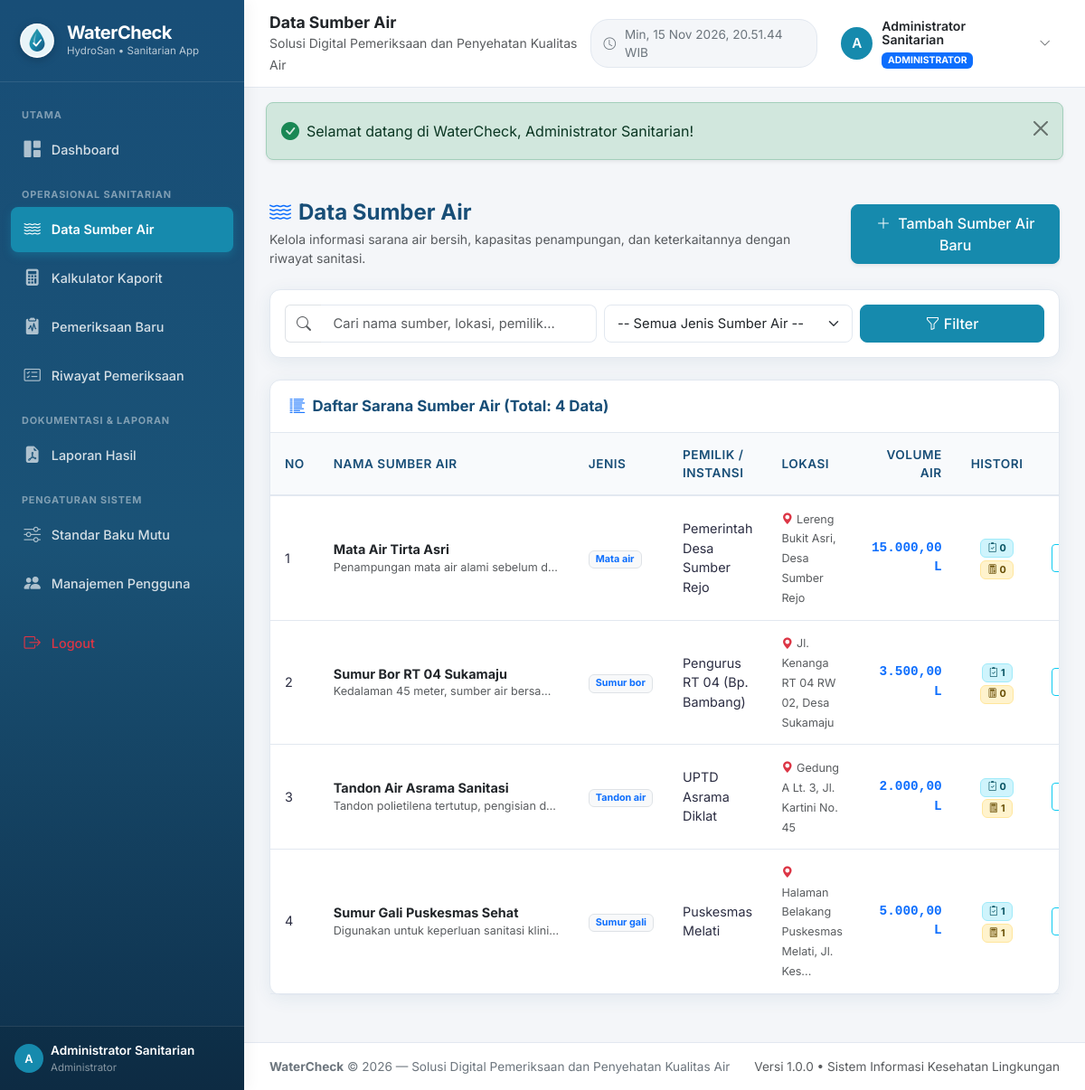
The app's page /pages/sumber_air/index.php (signed in) with its own data.
### tables this page shows
CREATE TABLE `sumber_air` (
  `id` INT AUTO_INCREMENT PRIMARY KEY,
  `nama_sumber` VARCHAR(150) NOT NULL,
  `jenis_sumber` VARCHAR(50) NOT NULL,
  `pemilik` VARCHAR(150) NOT NULL,
  `lokasi` TEXT NOT NULL,
  `volume` DECIMAL(12,2) NOT NULL DEFAULT 0.00,
  `keterangan` TEXT NULL,
  `created_at` TIMESTAMP DEFAULT CURRENT_TIMESTAMP,
  `updated_at` TIMESTAMP DEFAULT CURRENT_TIMESTAMP ON UPDATE CURRENT_TIMESTAMP,
  INDEX `idx_sumber_nama` (`nama_sumber`),
  INDEX `idx_sumber_jenis` (`jenis_sumber`)
);

### includes/functions.php (called while the page is built, shortened)
<?php
function formatAngka($number, int $decimals = 2): string {
    $num = (float)$number;
    return number_format($num, $decimals, ',', '.');
}

### pages/sumber_air/index.php (the view, shortened to what this page needs)
<?php
require_once __DIR__ . '/../../includes/header.php';
require_once __DIR__ . '/../../includes/sidebar.php';
require_once __DIR__ . '/../../includes/navbar.php';
$search = trim($_GET['q'] ?? '');
$page = max(1, (int)($_GET['page'] ?? 1));
$limit = 10;
$offset = ($page - 1) * $limit;
$whereClauses = [];
$params = [];
$whereSql = !empty($whereClauses) ? 'WHERE ' . implode(' AND ', $whereClauses) : '';
try {
    $countSql = "SELECT COUNT(*) FROM sumber_air s {$whereSql}";
    $countStmt = $pdo->prepare($countSql);
    $countStmt->execute($params);
    $totalRows = (int)$countStmt->fetchColumn();
    $sql = "
        SELECT s.*,
               COUNT(DISTINCT p.id) AS total_pemeriksaan,
               COUNT(DISTINCT k.id) AS total_kalkulasi
        FROM sumber_air s
        LEFT JOIN pemeriksaan p ON s.id = p.sumber_air_id
        LEFT JOIN kalkulasi_kaporit k ON s.id = k.sumber_air_id
        {$whereSql}
        GROUP BY s.id
        ORDER BY s.id DESC
        LIMIT :limit OFFSET :offset
    ";
    $stmt = $pdo->prepare($sql);
    $stmt->bindValue(':limit', $limit, PDO::PARAM_INT);
    $stmt->bindValue(':offset', $offset, PDO::PARAM_INT);
    $stmt->execute();
    $sumberAirList = $stmt->fetchAll();
} catch (PDOException $e) {
    echo "<div class='alert alert-danger'>Galat database: " . htmlspecialchars($e->getMessage()) . "</div>";
    $sumberAirList = [];
    $totalRows = 0;
    $totalPages = 1;
}
?>
<div class="d-flex flex-column flex-md-row justify-content-between align-items-md-center mb-4 gap-3">
    <div>
        <h4 class="fw-bold mb-1" style="color: #184e77;">
            <i class="bi bi-water text-primary me-2"></i>Data Sumber Air
        </h4>
        <p class="text-muted small mb-0">Kelola informasi sarana air bersih, kapasitas penampungan, dan keterkaitannya dengan riwayat sanitasi.</p>
    </div>
    <div>
        <a href="<?= BASE_URL; ?>pages/sumber_air/tambah.php" class="btn btn-primary shadow-sm">
            <i class="bi bi-plus-lg me-1"></i> Tambah Sumber Air Baru
        </a>
    </div>
</div>
<div class="card-wc mb-4">
    <div class="card-wc-body p-3">
        <form method="GET" action="<?= BASE_URL; ?>pages/sumber_air/index.php" class="row g-2 align-items-center">
            <div class="col-md-5">
                <div class="input-group">
                    <span class="input-group-text bg-white border-end-0 text-muted"><i class="bi bi-search"></i></span>
                    <input type="text" name="q" class="form-control border-start-0" placeholder="Cari nama sumber, lokasi, pemilik..." value="<?= htmlspecialchars($search); ?>">
                </div>
            </div>
            <div class="col-md-4">
                <select name="jenis" class="form-select">
                    <option value="">-- Semua Jenis Sumber Air --</option>
                </select>
            </div>
            <div class="col-md-3 d-flex gap-2">
                <button type="submit" class="btn btn-primary w-100">
                    <i class="bi bi-funnel"></i> Filter
                </button>
            </div>
        </form>
    </div>
</div>
<div class="card-wc">
    <div class="card-wc-header d-flex justify-content-between align-items-center">
        <h6 class="card-wc-title">
            <i class="bi bi-list-columns-reverse text-primary"></i> Daftar Sarana Sumber Air (Total: <?= $totalRows; ?> Data)
        </h6>
    </div>
    <div class="table-responsive">
        <table class="table-wc table-hover">
            <thead>
                <tr>
                    <th style="width: 50px;">No</th>
                    <th>Nama Sumber Air</th>
                    <th>Jenis</th>
                    <th>Pemilik / Instansi</th>
                    <th>Lokasi</th>
                    <th class="text-end">Volume Air</th>
                    <th class="text-center">Histori</th>
                    <th class="text-center" style="width: 170px;">Aksi</th>
                </tr>
            </thead>
            <tbody>
                <?php if (empty($sumberAirList)): ?>
                    <tr>
                        <td colspan="8" class="text-center py-5 text-muted">
                            <i class="bi bi-droplet-slash fs-1 d-block text-secondary opacity-50 mb-2"></i>
                            Tidak ditemukan data sumber air yang sesuai dengan kriteria.
                        </td>
                    </tr>
                <?php else: ?>
                    <?php
                    $no = $offset + 1;
                    foreach ($sumberAirList as $item):
                    ?>
                        <tr>
                            <td><?= $no++; ?></td>
                            <td>
                                <a href="<?= BASE_URL; ?>pages/sumber_air/detail.php?id=<?= $item['id']; ?>" class="fw-bold text-dark text-decoration-none">
                                    <?= htmlspecialchars($item['nama_sumber']); ?>
                                </a>
                                <?php if (!empty($item['keterangan'])): ?>
                                    <div class="text-muted small text-truncate" style="max-width: 250px;">
                                        <?= htmlspecialchars($item['keterangan']); ?>
                                    </div>
                                <?php endif; ?>
                            </td>
                            <td>
                                <span class="badge bg-light text-primary border">
                                    <?= htmlspecialchars($item['jenis_sumber']); ?>
                                </span>
                            </td>
                            <td><?= htmlspecialchars($item['pemilik']); ?></td>
                            <td>
                                <small class="text-muted">
                                    <i class="bi bi-geo-alt-fill text-danger me-1"></i><?= htmlspecialchars(mb_strimwidth($item['lokasi'], 0, 45, '...')); ?>
                                </small>
                            </td>
                            <td class="text-end font-monospace fw-semibold text-primary">
                                <?= formatAngka($item['volume'], 2); ?> L
                            </td>
                            <td class="text-center">
                                <span class="badge bg-info-subtle text-info-emphasis border border-info-subtle" title="Total Pemeriksaan">
                                    <i class="bi bi-clipboard2-check"></i> <?= $item['total_pemeriksaan']; ?>
                                </span>
                                <span class="badge bg-warning-subtle text-warning-emphasis border border-warning-subtle" title="Total Kalkulasi Kaporit">
                                    <i class="bi bi-calculator"></i> <?= $item['total_kalkulasi']; ?>
                                </span>
                            </td>
                            <td class="text-center">
                                <div class="btn-group btn-group-sm">
                                    <a href="<?= BASE_URL; ?>pages/sumber_air/detail.php?id=<?= $item['id']; ?>" class="btn btn-outline-info" title="Lihat Detail & Riwayat">
                                    </a>
                                </div>
                            </td>
                        </tr>
                    <?php endforeach; ?>
                <?php endif; ?>
            </tbody>
        </table>
    </div>
</div>
<?php
require_once __DIR__ . '/../../includes/footer.php';
?>

### assets/css/style.css (style rules this page uses)
:root { --wc-primary: #168aad; --wc-primary-dark: #184e77; --wc-primary-hover: #1a759f; --wc-accent: #52b69a; --wc-accent-light: #d8f3dc; --wc-bg: #f4f6f9; --wc-sidebar-bg: #184e77; --wc-sidebar-hover: #1e6091; --wc-sidebar-active: #168aad; --wc-text-main: #2b2d42; --wc-text-muted: #6c757d; --wc-success: #2a9d8f; --wc-warning: #e9c46a; --wc-danger: #e76f51; --wc-border: #e2e8f0; --wc-radius: 12px; --wc-shadow: 0 4px 20px rgba(24, 78, 119, 0.08); }
body { font-family: 'Inter', -apple-system, BlinkMacSystemFont, 'Segoe UI', Roboto, Helvetica, Arial, sans-serif; background-color: var(--wc-bg); color: var(--wc-text-main); min-height: 100vh; overflow-x: hidden; }
a { color: var(--wc-primary); text-decoration: none; transition: all 0.2s ease; }
.btn-primary { background-color: var(--wc-primary); border-color: var(--wc-primary); color: #fff; border-radius: 8px; font-weight: 500; padding: 0.5rem 1.1rem; transition: all 0.2s; }
.card-wc { background: #ffffff; border: 1px solid var(--wc-border); border-radius: var(--wc-radius); box-shadow: var(--wc-shadow); margin-bottom: 1.5rem; transition: transform 0.2s ease, box-shadow 0.2s ease; }
.card-wc-header { padding: 1.15rem 1.35rem; border-bottom: 1px solid var(--wc-border); display: flex; align-items: center; justify-content: space-between; }
.card-wc-title { margin: 0; font-size: 1.05rem; font-weight: 700; color: var(--wc-primary-dark); display: flex; align-items: center; gap: 8px; }
.card-wc-body { padding: 1.35rem; }
.table-wc { width: 100%; margin-bottom: 0; border-collapse: separate; border-spacing: 0; }
.table-wc th { background-color: #f8fafc; color: var(--wc-primary-dark); font-weight: 600; font-size: 0.85rem; text-transform: uppercase; letter-spacing: 0.5px; padding: 0.85rem 1rem; border-bottom: 2px solid var(--wc-border); }
.table-wc td { padding: 0.85rem 1rem; vertical-align: middle; border-bottom: 1px solid var(--wc-border); font-size: 0.9rem; }
.form-control, .form-select { border-radius: 8px; border: 1px solid var(--wc-border); padding: 0.55rem 0.85rem; font-size: 0.92rem; transition: border-color 0.15s ease-in-out, box-shadow 0.15s ease-in-out; }

### records on screen
sumber_air: nama_sumber "Mata Air Tirta Asri", keterangan "Penampungan mata air alami sebelum d…", jenis_sumber "Mata air", pemilik "Pemerintah Desa Sumber Rejo", lokasi "Lereng Bukit Asri, Desa Sumber Rejo", volume "15.000,00", total_pemeriksaan "0", total_kalkulasi "0"
sumber_air: nama_sumber "Sumur Bor RT 04 Sukamaju", keterangan "Kedalaman 45 meter, sumber air bersa…", jenis_sumber "Sumur bor", pemilik "Pengurus RT 04 (Bp. Bambang)", lokasi "Jl. Kenanga RT 04 RW 02, Desa Sukamaju", volume "3.500,00", total_pemeriksaan "1", total_kalkulasi "0"
sumber_air: nama_sumber "Tandon Air Asrama Sanitasi", keterangan "Tandon polietilena tertutup, pengisian d…", jenis_sumber "Tandon air", pemilik "UPTD Asrama Diklat", lokasi "Gedung A Lt. 3, Jl. Kartini No. 45", volume "2.000,00", total_pemeriksaan "0", total_kalkulasi "1"
sumber_air: nama_sumber "Sumur Gali Puskesmas Sehat", keterangan "Digunakan untuk keperluan sanitasi klini…", jenis_sumber "Sumur gali", pemilik "Puskesmas Melati", lokasi "Halaman Belakang Puskesmas Melati, Jl. Kes...", volume "5.000,00", total_pemeriksaan "1", total_kalkulasi "1"

### other values on screen
APP_NAME "WaterCheck"
APP_ALT_NAME "HydroSan"
substr($currentUser['nama'] ?? 'U', 0, 1) "A"
$currentUser['nama'] "Administrator Sanitarian"
$pageTitle "Data Sumber Air"
APP_TAGLINE "Solusi Digital Pemeriksaan dan Penyehatan Kualitas Air"
$flash['message'] "Selamat datang di WaterCheck, Administrator Sanitarian!"
$totalRows "4"
APP_VERSION "1.0.0"
